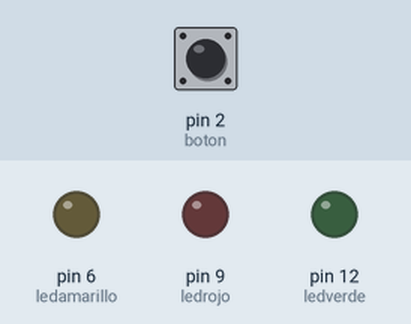
This sketch was run on a simulated Arduino Uno, built with avr-gcc and run on an emulated ATmega328P. Parts: output pins drawn as LEDs (lit = HIGH). Dashed ring = blinking. Inputs (shaded band) come from the test bench; at power-on: pin 2 (boton) LOW. What the sketch prints to the serial monitor is not drawn.

Above: at 1.2 s.
1.3 s: pin 2 (boton) pulled HIGH for 1 s
At 3.3 s:
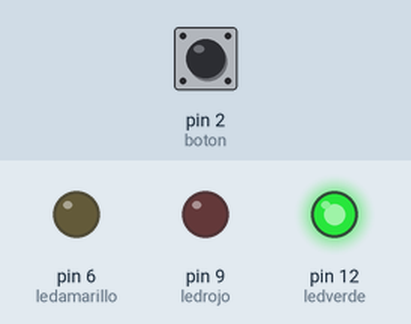
3.8 s: pin 2 (boton) pulled HIGH for 0.15 s
At 4.6 s:
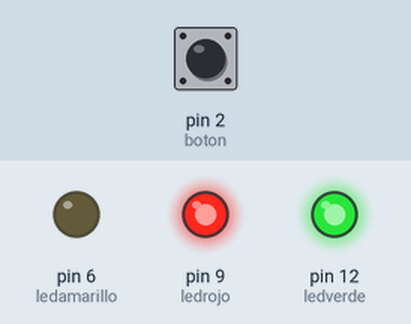
5.5 s: pin 2 (boton) pulled HIGH for 3.2 s
At 6.6 s:
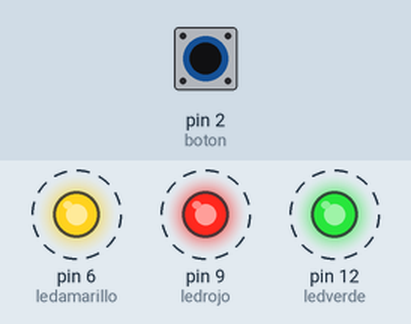
Timing chart, 0 to 10.2 s (numbered marks = the images above; inputs shaded):
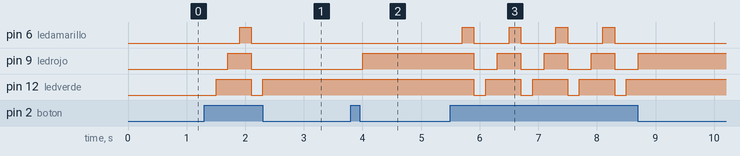

Measured:
- after the input at 1.3 s, pin 6 (ledamarillo): LOW → HIGH after 0.60 s, → LOW 0.20 s later; pin 9 (ledrojo): LOW → HIGH after 0.40 s, → LOW 0.40 s later; pin 12 (ledverde): LOW → HIGH after 0.20 s, → LOW 0.60 s later, → HIGH 0.20 s later
- after the input at 3.8 s, pin 9 (ledrojo): LOW → HIGH after 0.20 s
- after the input at 5.5 s, pin 6 (ledamarillo): alternates HIGH for 0.20 s and LOW for 0.60 s, 8 changes in all, then stays LOW, starting after 0.20 s; pin 9 (ledrojo): alternates HIGH for 0.40 s and LOW for 0.40 s, 8 changes in all, then stays HIGH, starting after 0.40 s

The sketch:

codigo_if_y_switch_case.ino
```cpp
const int ledverde=12;// ledverde va conectado al pin 12
const int ledrojo=9;// led rojo va conectado al pin 9
const int ledamarillo=6;// led amarillo va conectado al pin 6
const int boton=2;// boton va conectado al pin 2
bool lectura;//
// ESTE ES UN COMENTARIO DE git EN LA RoxyClase

int pulsador=0; //numero de veces pulsado

void setup() {

   pinMode(boton,INPUT); //entradas y salidas de los sensores
   pinMode(ledverde,OUTPUT);
   pinMode(ledrojo,OUTPUT);
   pinMode(ledamarillo,OUTPUT);

   Serial.begin(9600);//se inicia en el setup y el println en el loop
}

void loop() {

  lectura = digitalRead(boton);

    if (lectura==HIGH){

    pulsador=pulsador+1;//aumenta 1 a la cuenta de la variable (+1=++)
    delay (200);
  }
    if (pulsador==4){ //cuando se llega a 4 se reinicia la cuenta a 0
     pulsador=0;

    }


    Serial.println(pulsador);//escribe los valores de la variable

    switch (pulsador) {//se pone la variable
      case 0 :
        digitalWrite(ledverde,LOW);//se escriben los valores de cada led en cada caso//
        digitalWrite(ledrojo,LOW);
        digitalWrite(ledamarillo,LOW);
        break;

    case 1 : digitalWrite(ledverde,HIGH);
             break;

    case 2 : digitalWrite(ledrojo,HIGH);
             break;

    case 3 : digitalWrite(ledamarillo,HIGH);
             break;
    }


}
```
